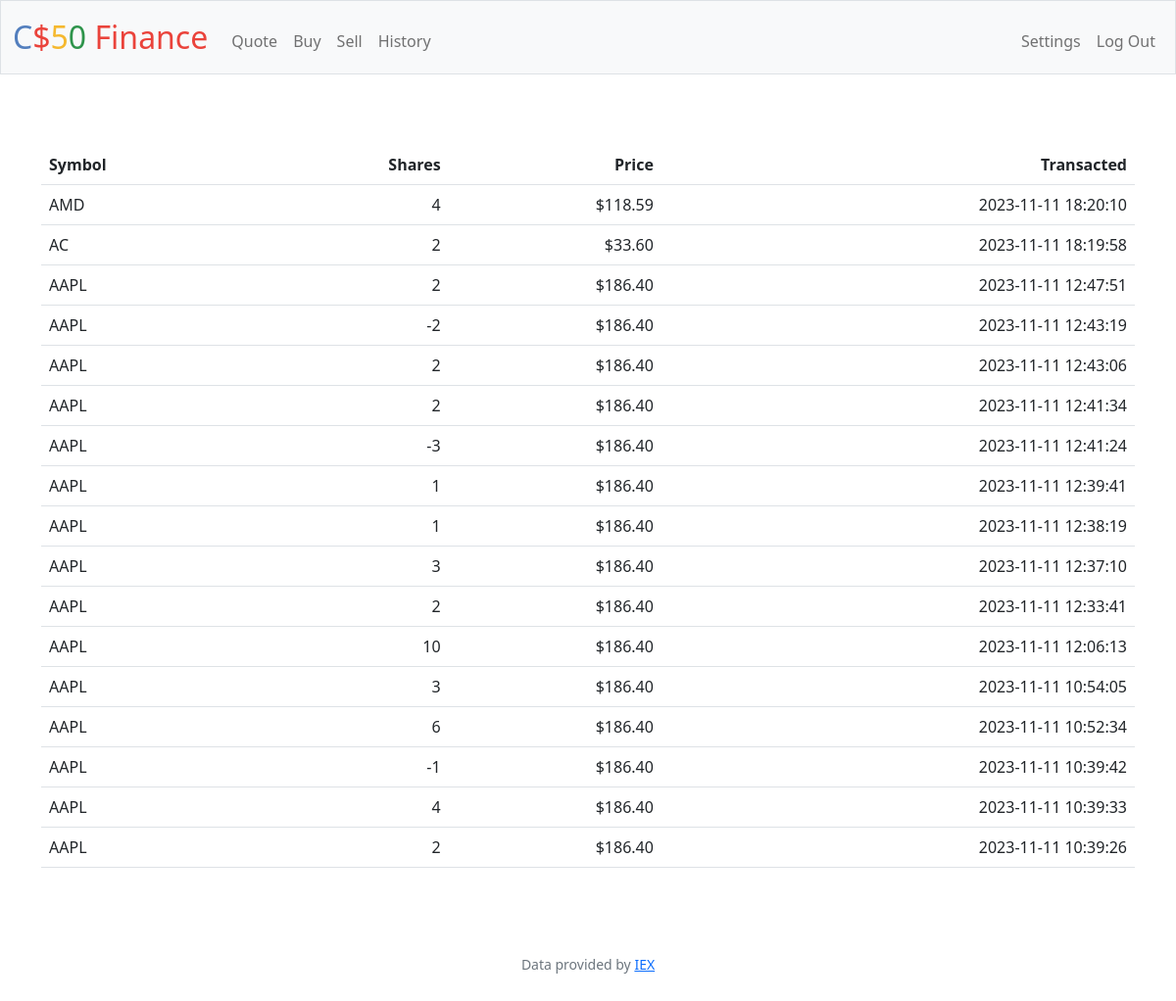
The page /history (signed in) on the database its author committed.
### tables this page shows
CREATE TABLE history(
    history_order INTEGER PRIMARY KEY AUTOINCREMENT NOT NULL,
    id INTEGER NOT NULL,
    symbol TEXT,
    shares INTEGER,
    price REAL,
    year INTEGER,
    month INTEGER,
    day INTEGER,
    hours INTEGER,
    minutes INTEGER,
    seconds INTEGER,
    FOREIGN KEY(id) REFERENCES users(id)
);

### app.py (the view)
@app.route("/history")
@login_required
def history():
    rows=db.execute("SELECT * FROM history WHERE id=? ORDER BY history_order DESC;",session["user_id"])
    if rows==None:
        return render_template('history.html')
    return render_template('history.html',rows=rows)

### app.py (called while the page is built)
@app.after_request
def after_request(response):
    response.headers["Cache-Control"] = "no-cache, no-store, must-revalidate"
    response.headers["Expires"] = 0
    response.headers["Pragma"] = "no-cache"
    return response

### helpers.py (called while the page is built)
def login_required(f):
    @wraps(f)
    def decorated_function(*args, **kwargs):
        if session.get("user_id") is None:
            return redirect("/login")
        return f(*args, **kwargs)
    return decorated_function

def usd(value):
    return f"${value:,.2f}"

### templates/history.html (shortened to what this page needs)
{% extends "layout.html" %}
{% block main %}
<div class="container py-4 text-center">
<table class="table">
    <tr>
        <th class="text-start">Symbol</th>
        <th class="text-end">Shares</th>
        <th class="text-end">Price</th>
        <th class="text-end">Transacted</th>
    </tr>
    {% for row in rows %}
    <tr>
        <td class="text-start">{{row.symbol}}</td>
        <td class="text-end">{{row.shares}}</td>
        <td class="text-end">{{usd(row.price)}}</td>
        <td class="text-end">{{row.year}}-{{ '%02d' % row.month }}-{{ '%02d' % row.day }} {{ '%02d' % row.hours }}:{{ '%02d' % row.minutes }}:{{ '%02d' % row.seconds }}</td>
    </tr>
    {% endfor %}
</table>
</div>
{% endblock %}

### templates/layout.html (shortened to what this page needs)
<!DOCTYPE html>
<html lang="en">
    <head>
        <link href="https://cdn.jsdelivr.net/npm/bootstrap@5.1.3/dist/css/bootstrap.min.css" rel="stylesheet">
        <link href="/static/styles.css" rel="stylesheet">
    </head>
    <body>
        <nav class="bg-light border navbar navbar-expand-md navbar-light">
            <div class="container-fluid">
                <a class="navbar-brand" href="/"><span class="blue">C</span><span class="red">$</span><span class="yellow">5</span><span class="green">0</span> <span class="red">Finance</span></a>
                <div class="collapse navbar-collapse" id="navbar">
                    {% if session["user_id"] %}
                        <ul class="navbar-nav me-auto mt-2">
                            <li class="nav-item"><a class="nav-link" href="/quote">Quote</a></li>
                            <li class="nav-item"><a class="nav-link" href="/buy">Buy</a></li>
                            <li class="nav-item"><a class="nav-link" href="/sell">Sell</a></li>
                            <li class="nav-item"><a class="nav-link" href="/history">History</a></li>
                        </ul>
                        <ul class="navbar-nav ms-auto mt-2">
                            <li class="nav-item"><a class="nav-link" href="/settings">Settings</a></li>
                            <li class="nav-item"><a class="nav-link" href="/logout">Log Out</a></li>
                        </ul>
                    {% else %}
                        <ul class="navbar-nav ms-auto mt-2">
                            <li class="nav-item"><a class="nav-link" href="/register">Register</a></li>
                            <li class="nav-item"><a class="nav-link" href="/login">Log In</a></li>
                        </ul>
                    {% endif %}
                </div>
            </div>
        </nav>
        <main class="container-fluid py-5 text-center">
            {% block main %}{% endblock %}
        </main>
        <footer class="mb-5 small text-center text-muted">
            Data provided by <a href="https://iexcloud.io/">IEX</a>
        </footer>
    </body>
</html>

### static/styles.css (style rules this page uses)
nav .navbar-brand { font-size: xx-large; }
nav .navbar-brand .blue { color: #537fbe; }
nav .navbar-brand .red { color: #ea433b; }
nav .navbar-brand .yellow { color: #f5b82e; }
nav .navbar-brand .green { color: #2e944b; }

### rows shown on the page
history: symbol "AMD", shares "4", price "$118.59", year "2023", month "11", day "11", hours "18", minutes "20", seconds "10"
history: symbol "AC", shares "2", price "$33.60", year "2023", month "11", day "11", hours "18", minutes "19", seconds "58"
history: symbol "AAPL", shares "2", price "$186.40", year "2023", month "11", day "11", hours "12", minutes "47", seconds "51"
history: symbol "AAPL", shares "-2", price "$186.40", year "2023", month "11", day "11", hours "12", minutes "43", seconds "19"
history: symbol "AAPL", shares "2", price "$186.40", year "2023", month "11", day "11", hours "12", minutes "43", seconds "06"
history: symbol "AAPL", shares "2", price "$186.40", year "2023", month "11", day "11", hours "12", minutes "41", seconds "34"
history: symbol "AAPL", shares "-3", price "$186.40", year "2023", month "11", day "11", hours "12", minutes "41", seconds "24"
history: symbol "AAPL", shares "1", price "$186.40", year "2023", month "11", day "11", hours "12", minutes "39", seconds "41"
history: symbol "AAPL", shares "1", price "$186.40", year "2023", month "11", day "11", hours "12", minutes "38", seconds "19"
history: symbol "AAPL", shares "3", price "$186.40", year "2023", month "11", day "11", hours "12", minutes "37", seconds "10"
history: symbol "AAPL", shares "2", price "$186.40", year "2023", month "11", day "11", hours "12", minutes "33", seconds "41"
history: symbol "AAPL", shares "10", price "$186.40", year "2023", month "11", day "11", hours "12", minutes "06", seconds "13"
history: symbol "AAPL", shares "3", price "$186.40", year "2023", month "11", day "11", hours "10", minutes "54", seconds "05"
history: symbol "AAPL", shares "6", price "$186.40", year "2023", month "11", day "11", hours "10", minutes "52", seconds "34"
history: symbol "AAPL", shares "-1", price "$186.40", year "2023", month "11", day "11", hours "10", minutes "39", seconds "42"
history: symbol "AAPL", shares "4", price "$186.40", year "2023", month "11", day "11", hours "10", minutes "39", seconds "33"
history: symbol "AAPL", shares "2", price "$186.40", year "2023", month "11", day "11", hours "10", minutes "39", seconds "26"
